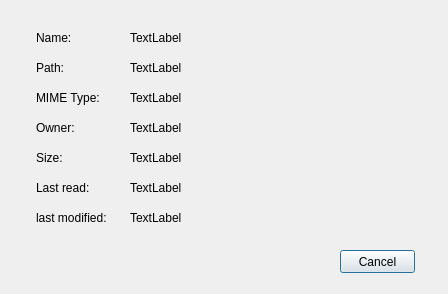
<?xml version="1.0" encoding="UTF-8"?>
<ui version="4.0">
 <class>FilePropertyDialog</class>
 <widget class="QDialog" name="FilePropertyDialog">
  <property name="geometry">
   <rect>
    <x>0</x>
    <y>0</y>
    <width>448</width>
    <height>294</height>
   </rect>
  </property>
  <property name="minimumSize">
   <size>
    <width>448</width>
    <height>294</height>
   </size>
  </property>
  <property name="maximumSize">
   <size>
    <width>448</width>
    <height>294</height>
   </size>
  </property>
  <property name="windowTitle">
   <string>文件属性</string>
  </property>
  <widget class="QLabel" name="label">
   <property name="geometry">
    <rect>
     <x>36</x>
     <y>30</y>
     <width>54</width>
     <height>16</height>
    </rect>
   </property>
   <property name="text">
    <string>Name:</string>
   </property>
  </widget>
  <widget class="QLabel" name="label_8">
   <property name="geometry">
    <rect>
     <x>36</x>
     <y>180</y>
     <width>81</width>
     <height>16</height>
    </rect>
   </property>
   <property name="text">
    <string>Last read:</string>
   </property>
  </widget>
  <widget class="QLabel" name="label_10">
   <property name="geometry">
    <rect>
     <x>36</x>
     <y>120</y>
     <width>71</width>
     <height>16</height>
    </rect>
   </property>
   <property name="text">
    <string>Owner:</string>
   </property>
  </widget>
  <widget class="QLabel" name="label_5">
   <property name="geometry">
    <rect>
     <x>36</x>
     <y>90</y>
     <width>71</width>
     <height>16</height>
    </rect>
   </property>
   <property name="text">
    <string>MIME Type:</string>
   </property>
  </widget>
  <widget class="QLabel" name="l_lastmodified">
   <property name="geometry">
    <rect>
     <x>130</x>
     <y>210</y>
     <width>300</width>
     <height>16</height>
    </rect>
   </property>
   <property name="text">
    <string>TextLabel</string>
   </property>
  </widget>
  <widget class="QLabel" name="label_3">
   <property name="geometry">
    <rect>
     <x>36</x>
     <y>60</y>
     <width>54</width>
     <height>16</height>
    </rect>
   </property>
   <property name="text">
    <string>Path:</string>
   </property>
  </widget>
  <widget class="QLabel" name="l_owner">
   <property name="geometry">
    <rect>
     <x>130</x>
     <y>120</y>
     <width>300</width>
     <height>16</height>
    </rect>
   </property>
   <property name="text">
    <string>TextLabel</string>
   </property>
  </widget>
  <widget class="QLabel" name="l_lastread">
   <property name="geometry">
    <rect>
     <x>130</x>
     <y>180</y>
     <width>300</width>
     <height>16</height>
    </rect>
   </property>
   <property name="text">
    <string>TextLabel</string>
   </property>
  </widget>
  <widget class="QLabel" name="l_path">
   <property name="geometry">
    <rect>
     <x>130</x>
     <y>60</y>
     <width>300</width>
     <height>16</height>
    </rect>
   </property>
   <property name="text">
    <string>TextLabel</string>
   </property>
  </widget>
  <widget class="QLabel" name="l_type">
   <property name="geometry">
    <rect>
     <x>130</x>
     <y>90</y>
     <width>300</width>
     <height>16</height>
    </rect>
   </property>
   <property name="text">
    <string>TextLabel</string>
   </property>
  </widget>
  <widget class="QLabel" name="label_12">
   <property name="geometry">
    <rect>
     <x>36</x>
     <y>150</y>
     <width>81</width>
     <height>16</height>
    </rect>
   </property>
   <property name="text">
    <string>Size:</string>
   </property>
  </widget>
  <widget class="QPushButton" name="b_cancel">
   <property name="geometry">
    <rect>
     <x>340</x>
     <y>250</y>
     <width>75</width>
     <height>23</height>
    </rect>
   </property>
   <property name="text">
    <string>Cancel</string>
   </property>
  </widget>
  <widget class="QLabel" name="label_16">
   <property name="geometry">
    <rect>
     <x>36</x>
     <y>210</y>
     <width>91</width>
     <height>16</height>
    </rect>
   </property>
   <property name="text">
    <string>last modified:</string>
   </property>
  </widget>
  <widget class="QLabel" name="l_size">
   <property name="geometry">
    <rect>
     <x>130</x>
     <y>150</y>
     <width>300</width>
     <height>16</height>
    </rect>
   </property>
   <property name="text">
    <string>TextLabel</string>
   </property>
  </widget>
  <widget class="QLabel" name="l_name">
   <property name="geometry">
    <rect>
     <x>130</x>
     <y>30</y>
     <width>300</width>
     <height>16</height>
    </rect>
   </property>
   <property name="text">
    <string>TextLabel</string>
   </property>
  </widget>
 </widget>
 <resources/>
 <connections/>
</ui>
